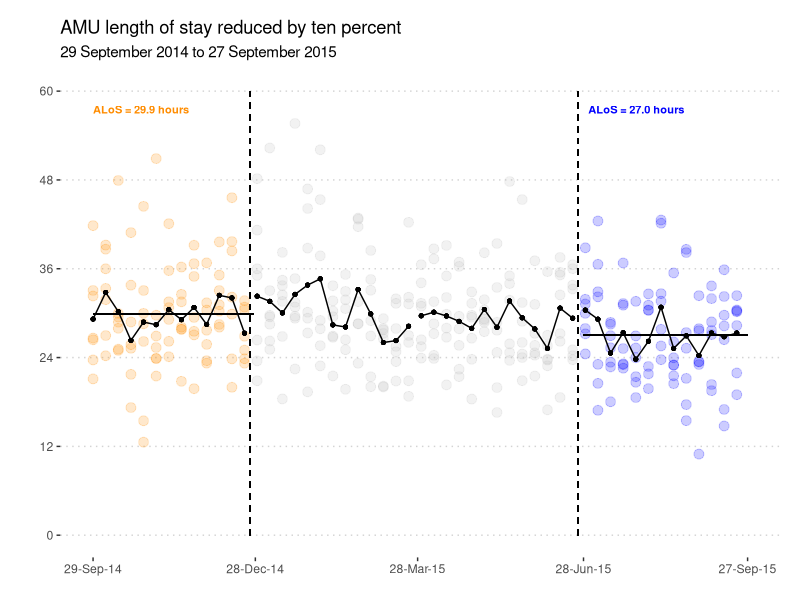

Reproduce this figure in R.

# awn_scatterplot_time_series ---------------------------------------------


# load packages -----------------------------------------------------------

library(readxl)
library(tidyverse)



# import data -------------------------------------------------------------

df_01 <- 
  read_xlsx("data/amu_52_weeks.xlsx") |> 
  filter(Ward_Stay_LOS_Hours <= 168)


# summary table -----------------------------------------------------------

df_02 <-
  df_01 |> 
  group_by(WardStayEndDate) |> 
  summarize(mean_los_hours = mean(Ward_Stay_LOS_Hours)) |> 
  rename(amu_end_date = WardStayEndDate)


# append quarter to the summary table -------------------------------------

df_03 <-
  df_02 |> 
  left_join(df_01,
            join_by(amu_end_date == WardStayEndDate)) |> 
  select(amu_end_date,
         WardStayEndWeek,
         quarter,
         mean_los_hours) |> 
  distinct()


# calculate weekly averages -----------------------------------------------

df_04 <-
  df_01 |> 
  group_by(WardStayEndWeek) |> 
  summarize(weekly_mean = mean(Ward_Stay_LOS_Hours))


# append weekly averages to df_03 -----------------------------------------

df_03a <-
  df_03 |> 
  left_join(df_04,
            join_by(WardStayEndWeek == WardStayEndWeek)) |> 
  select(amu_end_date,
         WardStayEndWeek,
         quarter,
         mean_los_hours,
         weekly_mean)

# calculate the two means -------------------------------------------------

mean_autumn <-
  df_03 |> 
  filter(quarter == "q1") |> 
  summarize(mean_autumn = mean(mean_los_hours))
  
mean_summer <-
  df_03 |> 
  filter(quarter == "q4") |> 
  summarize(mean_summer = mean(mean_los_hours))

# draw scatterplot --------------------------------------------------------

ggplot(data = df_03a) +
  aes(x = WardStayEndWeek,
      y = mean_los_hours,
      fill = quarter,
      colour = quarter) +
  geom_point(pch = 21,
             size = 3,
             alpha = 0.2) +
  geom_segment(aes(x = as.POSIXct('2014-12-25'),
                   y = 0,
                   xend = as.POSIXct('2014-12-25'),
                   yend = 60),
               colour = "black",
               linetype = "dashed") +
  geom_segment(aes(x = as.POSIXct('2014-09-29'),
                   y = mean_autumn$mean_autumn,
                   xend = as.POSIXct('2014-12-27'),
                   yend = mean_autumn$mean_autumn),
               colour ="black",
               linetype = "solid",
               linewidth = 0.5) +
  annotate("text", 
           x = as.POSIXct('2014-09-29'),
           y = 57.5, 
           label = "ALoS = 29.9 hours",
           size = 2.8,
           hjust = 0,
           colour = "darkorange",
           fontface = 2) +
  geom_segment(aes(x = as.POSIXct('2015-06-25'),
                   y = 0,
                   xend = as.POSIXct('2015-06-25'),
                   yend = 60),
               colour = "black",
               linetype = "dashed") +
  geom_segment(aes(x = as.POSIXct('2015-06-28'),
                   y = mean_summer$mean_summer,
                   xend = as.POSIXct('2015-09-27'),
                   yend = mean_summer$mean_summer),
               colour ="black",
               linewidth = 0.5,
               linetype = "solid") +
  annotate("text", 
           x = as.POSIXct('2015-06-28'),
           y = 57.5, 
           label = "ALoS = 27.0 hours",
           size = 2.8,
           hjust = -0.05,
           colour = "blue",
           fontface = 2) +
  geom_line(aes(y = weekly_mean),
            colour = "black",
            linewidth = 0.5) +
  geom_point(aes(y = weekly_mean),
            colour = "black",
            size = 1) +
  scale_fill_manual(values = c("darkorange", "grey", "grey", "blue")) +
  scale_colour_manual(values = c("darkorange", "grey", "grey", "blue")) +
  scale_y_continuous(limits = c(0, 60),
                     breaks = seq(0, 60, 12)) +
  scale_x_datetime(limits = c(as.POSIXct('2014-09-29'),
                              as.POSIXct('2015-09-27')),
                   breaks = c(as.POSIXct('2014-09-29', tz = "UTC"),
                              as.POSIXct('2014-12-28', tz = "UTC"),
                              as.POSIXct('2015-03-28', tz = "UTC"),
                              as.POSIXct('2015-06-28', tz = "UTC"),
                              as.POSIXct('2015-09-27', tz = "UTC")), 
                   date_labels = "%d-%b-%y") +
  labs(title = "AMU length of stay reduced by ten percent",
       subtitle = "29 September 2014 to 27 September 2015",
       x = "",
       y = "") +
  #theme_minimal() +
  theme(panel.background = element_blank(),
        panel.grid.minor = element_blank(),
        panel.grid.major.x = element_blank(),
        panel.grid.major.y = element_line(colour = "lightgrey",
                                          linewidth = 0.5,
                                          linetype = "dotted"),
        legend.position = "none",
        plot.margin = unit(c(0.5, 0.5, 0.1, 0.5), "cm"))
